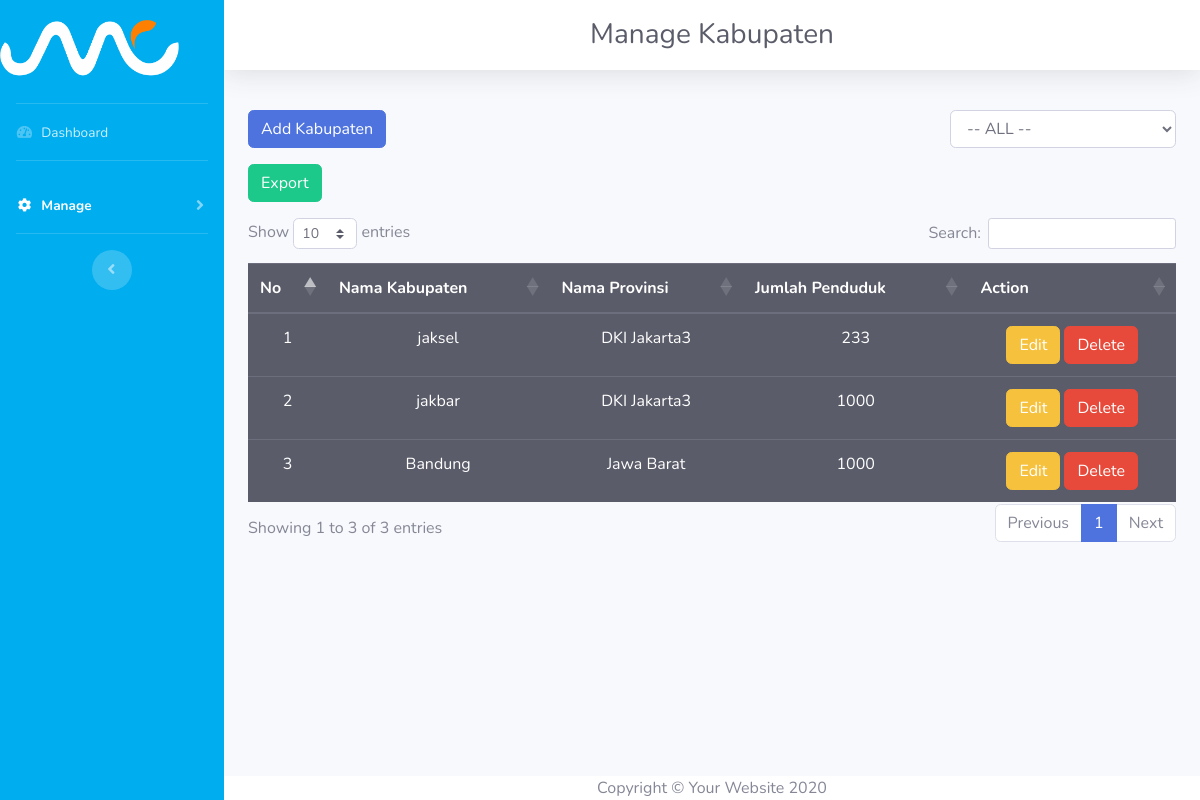
Page /Admin/showKabupaten on the committed database.
### tables this page shows
CREATE TABLE `kabupaten` (
  `id` int(5) NOT NULL,
  `nama` varchar(50) NOT NULL,
  `id_provinsi` int(3) NOT NULL,
  `jumlah_penduduk` bigint(20) NOT NULL
);

CREATE TABLE `provinsi` (
  `id` int(3) NOT NULL,
  `nama` varchar(50) NOT NULL
);

### application/controllers/Admin.php (called while the page is built, shortened)
<?php
class Admin extends CI_Controller
{
	public function __construct()
	{
		$this->load->model('backEnd_Model');
	}
	public function showKabupaten($id_provinsi = false)
	{
		$data = array(
			'title' => 'Manage Kabupaten',
			'kabupatens' => $this->backEnd_Model->getKabupaten(),
			'provinsis' => $this->backEnd_Model->getProvinsi(),
		);
		$this->load->view('templete', $data);
		$this->load->view('kabupaten/showKabupaten', $data);
	}
}

### index.php (called while the page is built, shortened)
<?php
require_once BASEPATH.'core/CodeIgniter.php';

### application/models/backEnd_Model.php (called while the page is built, shortened)
<?php
class backEnd_Model extends CI_Model
{
	public function getKabupaten($nama = false, $id = false, $id_provinsi = false)
	{
		if ($nama == false) {
			$this->db->select('kabupaten.id, kabupaten.nama, kabupaten.jumlah_penduduk, kabupaten.id_provinsi, provinsi.nama as nama_provinsi');
			$this->db->join('provinsi', 'provinsi.id = kabupaten.id_provinsi');
			return $this->db->get('kabupaten')->result_array();
		}
		return $this->db->get_where('kabupaten', ["LOWER(REPLACE(nama, ' ', '')) =" => strtolower(str_replace(' ', '', $nama)), "id_provinsi" => $id_provinsi])->row_array();
	}
}

### application/views/kabupaten/showKabupaten.php (the view, shortened to what this page needs)
<div class="container-fluid">
	<div class="row">
		<div class="col">
			<a href="<?= base_url('Admin/addKabupaten') ?>">
				<button type="button" class="btn btn-primary my-3">Add Kabupaten</button>
			</a>
		</div>
		<div class="col d-flex justify-content-end">
			<select class="form-control my-3 w-50" id="select_category">
				<option value="0" <?php if ($this->uri->segment(3) == 0) {
														echo 'selected';
													} ?>>-- ALL --</option>
			</select>
		</div>
	</div>
	<div class="row mb-3">
		<div class="col">
			<button type="button" class="btn btn-success" data-toggle="modal" data-target="#eksporModal">Export</button>
		</div>
	</div>
	<table class="table table-hover table-dark text-center w-100" id="table_id">
		<thead>
			<tr>
				<th scope="col">No</th>
				<th scope="col">Nama Kabupaten</th>
				<th scope="col">Nama Provinsi</th>
				<th scope="col">Jumlah Penduduk</th>
				<th scope="col">Action</th>
			</tr>
		</thead>
		<tbody>
			<?php $i = 1;
			foreach ($kabupatens as $kabupaten) : ?>
				<tr>
					<td scope="row"><?= $i++ ?></td>
					<td><?= $kabupaten["nama"]; ?></td>
					<td><?= $kabupaten["nama_provinsi"]; ?></td>
					<td><?= $kabupaten["jumlah_penduduk"]; ?></td>
					<td>
						<form action="<?= base_url('Admin/editKabupaten') ?>" method="POST" style="display: inline;">
							<button type="submit" class="btn btn-warning d-inline">Edit</button>
						</form>
						<button type="button" class="btn btn-danger btn-delete d-inline" data-toggle="modal" data-target="#deleteBackdrop" data-id="<?= $kabupaten['id']; ?>" data-username="<?= $kabupaten["nama"]; ?>">Delete</button>
					</td>
				</tr>
			<?php endforeach; ?>
		</tbody>
	</table>
</div>
</div>
<footer class="footer bg-white">
	<div class="container">
		<div class="copyright text-center">
			<span>Copyright © Your Website 2020</span>
		</div>
	</div>
</footer>
</div>
</div>
</body>
</html>

### application/views/templete.php (shortened to what this page needs)
<!DOCTYPE html>
<html lang="en">
<head>
	<link href="<?= base_url('assets/sb-admin/') ?>vendor/fontawesome-free/css/all.min.css" rel="stylesheet" type="text/css">
	<link rel="stylesheet" href="https://cdn.datatables.net/1.10.23/css/dataTables.bootstrap4.min.css">
	<link href="<?= base_url('assets/sb-admin/') ?>css/sb-admin-2.min.css" rel="stylesheet">
</head>
<body id="page-top">
	<div id="wrapper">
		<ul class="navbar-nav sidebar sidebar-dark accordion" id="accordionSidebar" style="background-color: #00adef;">
			<div class="d-flex justify-content-center my-3">
				<a class="navbar-brand my-1 p-0 mr-0" href="/"><img src="<?= base_url('assets/logo.png') ?>" width="80%"></a>
			</div>
			<hr class="sidebar-divider my-0">
			<li class="nav-item <?php if ($this->uri->segment(2) == null) echo 'active' ?>">
				<a class="nav-link" href="<?= base_url('Admin') ?>">
					<i class="fas fa-fw fa-tachometer-alt"></i>
					<span>Dashboard</span></a>
			</li>
			<hr class="sidebar-divider">
			<li class="nav-item <?php if ($this->uri->segment(2) != null) echo 'active' ?>">
				<a class="nav-link collapsed" href="#" data-toggle="collapse" data-target="#collapseTwo" aria-expanded="true" aria-controls="collapseTwo">
					<i class="fas fa-fw fa-cog"></i>
					<span>Manage</span>
				</a>
			</li>
			<hr class="sidebar-divider d-none d-md-block">
			<div class="text-center d-none d-md-inline">
				<button class="rounded-circle border-0" id="sidebarToggle"></button>
			</div>
		</ul>
		<div id="content-wrapper" class="d-flex flex-column">
			<div id="content">
				<nav class="navbar navbar-expand navbar-light bg-white topbar mb-4 static-top shadow">
					<div class="d-sm-flex align-items-center justify-content-between mx-auto">
						<h1 class="h3 mb-0 text-gray-800"><?= $title ?>
						</h1>
					</div>
				</nav>

### rows in the picture
kabupaten: nama "jaksel", id_provinsi.nama "DKI Jakarta3", jumlah_penduduk "233"
kabupaten: nama "jakbar", id_provinsi.nama "DKI Jakarta3", jumlah_penduduk "1000"
kabupaten: nama "Bandung", id_provinsi.nama "Jawa Barat", jumlah_penduduk "1000"

### other values in the picture
$title "Manage Kabupaten"
